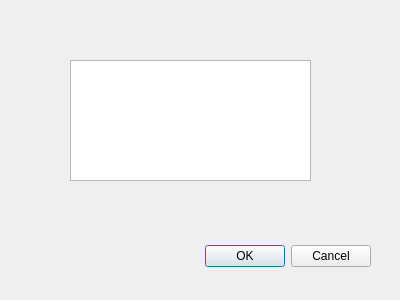
<?xml version="1.0" encoding="UTF-8"?>
<ui version="4.0">
 <class>ask</class>
 <widget class="QDialog" name="ask">
  <property name="geometry">
   <rect>
    <x>0</x>
    <y>0</y>
    <width>400</width>
    <height>300</height>
   </rect>
  </property>
  <property name="windowTitle">
   <string>Dialog</string>
  </property>
  <widget class="QDialogButtonBox" name="buttonBox">
   <property name="geometry">
    <rect>
     <x>30</x>
     <y>240</y>
     <width>341</width>
     <height>32</height>
    </rect>
   </property>
   <property name="orientation">
    <enum>Qt::Horizontal</enum>
   </property>
   <property name="standardButtons">
    <set>QDialogButtonBox::Cancel|QDialogButtonBox::Ok</set>
   </property>
  </widget>
  <widget class="QTextEdit" name="textEdit">
   <property name="geometry">
    <rect>
     <x>70</x>
     <y>60</y>
     <width>241</width>
     <height>121</height>
    </rect>
   </property>
  </widget>
 </widget>
 <resources/>
 <connections>
  <connection>
   <sender>buttonBox</sender>
   <signal>accepted()</signal>
   <receiver>ask</receiver>
   <slot>accept()</slot>
   <hints>
    <hint type="sourcelabel">
     <x>248</x>
     <y>254</y>
    </hint>
    <hint type="destinationlabel">
     <x>157</x>
     <y>274</y>
    </hint>
   </hints>
  </connection>
  <connection>
   <sender>buttonBox</sender>
   <signal>rejected()</signal>
   <receiver>ask</receiver>
   <slot>reject()</slot>
   <hints>
    <hint type="sourcelabel">
     <x>316</x>
     <y>260</y>
    </hint>
    <hint type="destinationlabel">
     <x>286</x>
     <y>274</y>
    </hint>
   </hints>
  </connection>
 </connections>
</ui>
